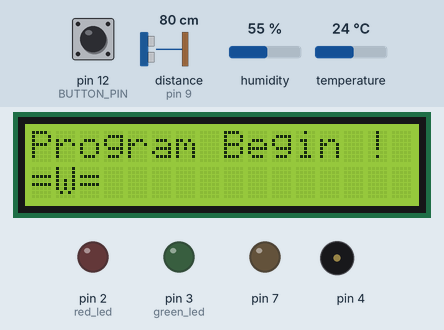
This sketch was run on a simulated Arduino Uno, built with avr-gcc and run on an emulated ATmega328P. On the bench: 16×2 character LCD, output pins drawn as LEDs (lit = HIGH), buzzer (waves = sounding). Inputs (shaded band) come from the test bench; at power-on: pin 12 (BUTTON_PIN) HIGH, distance to the obstacle (sensor on pin 9) 80 cm, humidity 55 %, temperature 24 °C. What the sketch prints to the serial monitor is not drawn.

Above: at 0.1 s.
At 1.2 s:
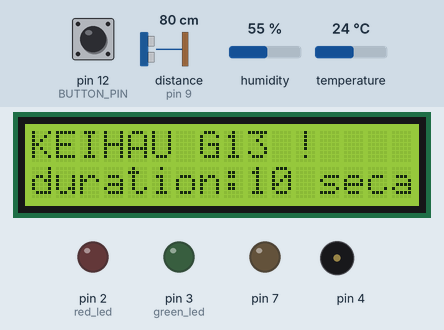
At 7.48 s:
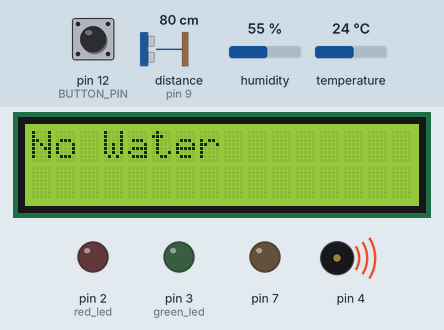
At 13.6 s:
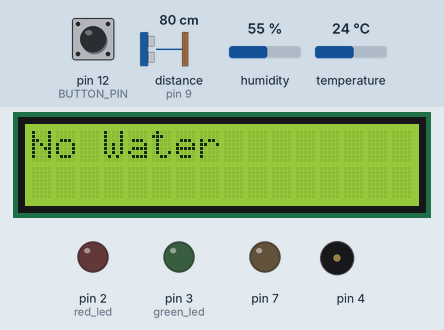
At 14.6 s:
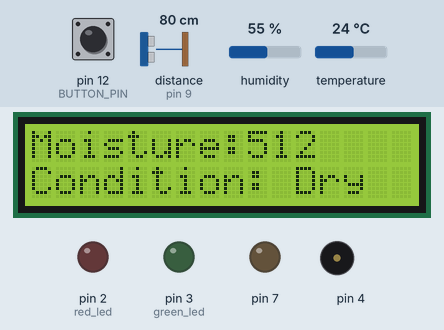
At 16.6 s:
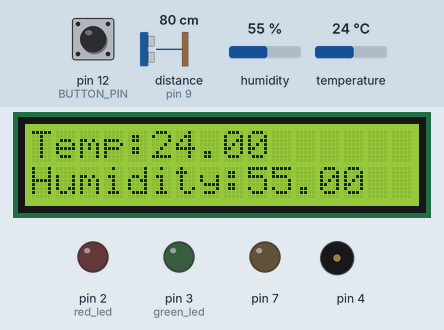
Timing chart, 0 to 21.1 s (numbered marks = the images above):
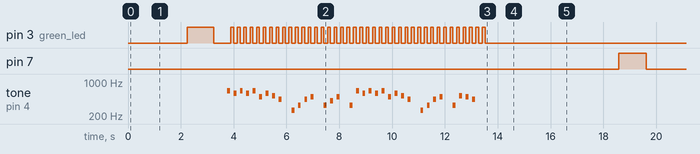

The sketch:

SL_HGS.ino
```cpp
#include <Ultrasonic.h>
#include "pitches.h"
#include "DFRobot_RGBLCD1602.h"
#include <DHT.h>;
//Constants
#define DHTPIN 6     // what pin we're connected to
#define DHTTYPE DHT22   // DHT 22  (AM2302)
DHT dht(DHTPIN, DHTTYPE); //// Initialize DHT sensor for normal 16mhz Arduino
const int potPin = A3; // initialize potentialmeter analog pin
//Variables
int chk;
float hum;  //Stores humidity value
float temp; //Stores temperature value
char dtaUart[15];
char dtaLen = 0;
DFRobot_RGBLCD1602 lcd(/*RGBAddr*/0x60 ,/*lcdCols*/16,/*lcdRows*/2);
Ultrasonic ultrasonic(8, 9);
int distance;
int pump_open_duration = 100;

int melody[] = {
  NOTE_E5, NOTE_D5, NOTE_E5, NOTE_D5, NOTE_E5, NOTE_B4, NOTE_D5, NOTE_C5,
  NOTE_A4, NOTE_REST, NOTE_C4, NOTE_E4, NOTE_A4, NOTE_B4, NOTE_REST, NOTE_E4,
  NOTE_GS4, NOTE_B4, NOTE_REST, NOTE_E4, NOTE_E5, NOTE_D5, NOTE_E5, NOTE_D5,
  NOTE_E5, NOTE_B4, NOTE_D5, NOTE_C5, NOTE_A4, NOTE_REST, NOTE_C4, NOTE_E4,
  NOTE_A4, NOTE_B4, NOTE_REST, NOTE_E4, NOTE_C5, NOTE_B4, NOTE_A4, NOTE_REST
};
int noteDurations[] = {
  9,9,9,9,9,9,9,9,9,9,9,9,9,9,9,9,9,9,9,9,9,9,9,9,9,9,9,9,9,9,9,9,9,9,9,9,9,9,9,9,9,9,9
};

const int AirValue = 570;   //you need to change this value that you had recorded in the air
const int WaterValue = 0;  //you need to change this value that you had recorded in the water
const int BUTTON_PIN = 12;

int intervals = (AirValue - WaterValue)/3;
int soilMoistureValue1 = 0;
int soilMoistureValue2 = 0;
int buttonState = 0;
int waterlevel  = (20 - distance) ;

void setup() {
  pinMode(7,OUTPUT);
  pinMode(6,OUTPUT);
  pinMode(3, OUTPUT); //green led
  pinMode(2,OUTPUT); //red led
  pinMode(BUTTON_PIN, INPUT_PULLUP);
  Serial.begin(9600); // open serial port, set the baud rate to 9600 bps
  dht.begin();
  lcd.init(); // Print a message to the LCD.
  lcd.print("Program Begin !");
  lcd.setCursor(0,1);
  lcd.print("=W=");
  delay(1000);
  lcd.clear();
  lcd.print("KEIHAU G13 !");
  lcd.setCursor(0,1);
  lcd.print("Home gardening");

}
void serialEvent() {
    while(Serial.available()) {
        dtaUart[dtaLen++] = Serial.read();
    }
}
void loop() {
  int potValue = analogRead(potPin);
  pump_open_duration = map(potValue, 0, 1023, 100, 2000);
  hum = dht.readHumidity();
  temp= dht.readTemperature();
  lcd.print("Watering ");
  lcd.setCursor(0,1);
  lcd.print("duration:");
  lcd.print(pump_open_duration/100);
  lcd.print(" sec");
  delay(1000);
  lcd.clear();

  distance = ultrasonic.read();
  float time = micros();
  int soilMoistureValue1 = analogRead(A1);
  buttonState = digitalRead(BUTTON_PIN); //put Sensor insert into soil
  delay(100);
  Serial.print("Distance in CM: ");
  Serial.println(distance);
  if (distance > 19 && distance < 300){
     Serial.println("no water");
    digitalWrite(3,HIGH);
    digitalWrite(2,LOW);
    delay(1000);
    digitalWrite(3,LOW);
    delay(500);
    lcd.print("No Water");
    for (int i = 0; i < sizeof(melody) / sizeof(melody[0]); i++) {
      int noteDuration = 1000 / noteDurations[i];
      tone(4, melody[i], noteDuration);
      delay(noteDuration * 1.3);
      noTone(4);
      digitalWrite(3,HIGH);
      delay(100);
      digitalWrite(3,LOW);

    }
    delay(1000);
    lcd.clear();
  }else{
    lcd.print("Water level: ");
    lcd.print(int(20-distance));
    lcd.print("cm");
    lcd.setCursor(0, 1);
    lcd.print(":)");
    delay(1000);
    lcd.clear();
    digitalWrite(2,HIGH);
    digitalWrite(3,LOW);
  }
if(soilMoistureValue1 > WaterValue && soilMoistureValue1 < (WaterValue + intervals))
  {
    Serial.println("Sensor1 : Very Wet");
    Serial.print("Data: " );
    Serial.println(soilMoistureValue1);
    lcd.print("Moisture:");
    lcd.print(soilMoistureValue1);
    lcd.setCursor(0,1);
    lcd.print("Very Wet");
    delay(2000);
    lcd.clear();
    lcd.print("Temp:");
    lcd.print(temp);
    lcd.setCursor(0,1);
    lcd.print("Humidity:");
    lcd.print(hum);
    delay(2000);
    lcd.clear();
    digitalWrite(7,LOW);
  }
  else if(soilMoistureValue1 > (WaterValue + intervals) && soilMoistureValue1 < (AirValue - intervals))
  {
    Serial.println("Sensor1 : Wet");
    Serial.print("Data: " );
    Serial.println(soilMoistureValue1);
    lcd.print("Moisture:");
    lcd.print(soilMoistureValue1);
    lcd.setCursor(0,1);
    lcd.print("Condition: Wet");
    delay(2000);
    lcd.clear();
    lcd.print("Temp:");
    lcd.print(temp);
    lcd.setCursor(0,1);
    lcd.print("Humidity:");
    lcd.print(hum);
    delay(2000);
    lcd.clear();
    digitalWrite(7,LOW);
    digitalWrite(6,HIGH);
  }
  else if(soilMoistureValue1 < AirValue && soilMoistureValue1 > (AirValue - intervals)){
    Serial.println("Sensor1: Dry");
    Serial.print("Data: " );
    Serial.println(soilMoistureValue1);
    lcd.print("Moisture:");
    lcd.print(soilMoistureValue1);
    lcd.setCursor(0,1);
    lcd.print("Condition: Dry");
    delay(2000);
    lcd.clear();
    lcd.print("Temp:");
    lcd.print(temp);
    lcd.setCursor(0,1);
    lcd.print("Humidity:");
    lcd.print(hum);
    delay(2000);
    lcd.clear();

    digitalWrite(7,HIGH);
    delay(pump_open_duration);
    digitalWrite(7,LOW);
    delay(60000);

  }
    if(buttonState == LOW){          //如果按鍵按了
      digitalWrite(7, HIGH);
      delay(pump_open_duration);          //start pumping water
      digitalWrite(7,LOW);
      }else{                           //如果按鍵是未按下
      digitalWrite(7, LOW);    //no pumping water
      }
  lcd.setRGB(255, 255, 255);

  delay(1000);

}
```

pitches.h
```cpp
/*************************************************
   Public Constants
 *************************************************/
#define NOTE_REST 0
#define NOTE_B0 31
#define NOTE_C1 33
#define NOTE_CS1 35
#define NOTE_D1 37
#define NOTE_DS1 39
#define NOTE_E1 41
#define NOTE_F1 44
#define NOTE_FS1 46
#define NOTE_G1 49
#define NOTE_GS1 52
#define NOTE_A1 55
#define NOTE_AS1 58
#define NOTE_B1 62
#define NOTE_C2 65
#define NOTE_CS2 69
#define NOTE_D2 73
#define NOTE_DS2 78
#define NOTE_E2 82
#define NOTE_F2 87
#define NOTE_FS2 93
#define NOTE_G2 98
#define NOTE_GS2 104
#define NOTE_A2 110
#define NOTE_AS2 117
#define NOTE_B2 123
#define NOTE_C3 131
#define NOTE_CS3 139
#define NOTE_D3 147
#define NOTE_DS3 156
#define NOTE_E3 165
#define NOTE_F3 175
#define NOTE_FS3 185
#define NOTE_G3 196
#define NOTE_GS3 208
#define NOTE_A3 220
#define NOTE_AS3 233
#define NOTE_B3 247
#define NOTE_C4 262
#define NOTE_CS4 277
#define NOTE_D4 294
#define NOTE_DS4 311
#define NOTE_E4 330
#define NOTE_F4 349
#define NOTE_FS4 370
#define NOTE_G4 392
#define NOTE_GS4 415
#define NOTE_A4 440
#define NOTE_AS4 466
#define NOTE_B4 494
#define NOTE_C5 523
#define NOTE_CS5 554
#define NOTE_D5 587
#define NOTE_DS5 622
#define NOTE_E5 659
#define NOTE_F5 698
#define NOTE_FS5 740
#define NOTE_G5 784
#define NOTE_GS5 831
#define NOTE_A5 880
#define NOTE_AS5 932
#define NOTE_B5 988
#define NOTE_C6 1047
#define NOTE_CS6 1109
#define NOTE_D6 1175
#define NOTE_DS6 1245
#define NOTE_E6 1319
#define NOTE_F6 1397
#define NOTE_FS6 1480
#define NOTE_G6 1568
#define NOTE_GS6 1661
#define NOTE_A6 1760
#define NOTE_AS6 1865
#define NOTE_B6 1976
#define NOTE_C7 2093
#define NOTE_CS7 2217
#define NOTE_D7 2349
#define NOTE_DS7 2489
#define NOTE_E7 2637
#define NOTE_F7 2794
#define NOTE_FS7 2960
#define NOTE_G7 3136
#define NOTE_GS7 3322
#define NOTE_A7 3520
#define NOTE_AS7 3729
#define NOTE_B7 3951
#define NOTE_C8 4186
#define NOTE_CS8 4435
#define NOTE_D8 4699
#define NOTE_DS8 4978
```

Measured:
- by itself, pin 3 (green_led): goes HIGH 1.0 s, LOW 0.65 s, 39 × (HIGH 0.10 s, LOW 0.14 s), HIGH 0.10 s, then LOW
- by itself, pin 7: LOW → HIGH at 18.6 s, → LOW 1.1 s later
- by itself, tone on pin 4: plays 659 Hz for 0.11 s, 587 Hz for 0.11 s, 659 Hz for 0.11 s, 587 Hz for 0.11 s, 659 Hz for 0.11 s, 494 Hz for 0.11 s … (34 notes in this stretch)
- what the display in image 1 shows lasts 1.0 s, from 1.1 s to 2.1 s
- what the display in image 4 shows lasts 2.1 s, from 14.5 s to 16.6 s
